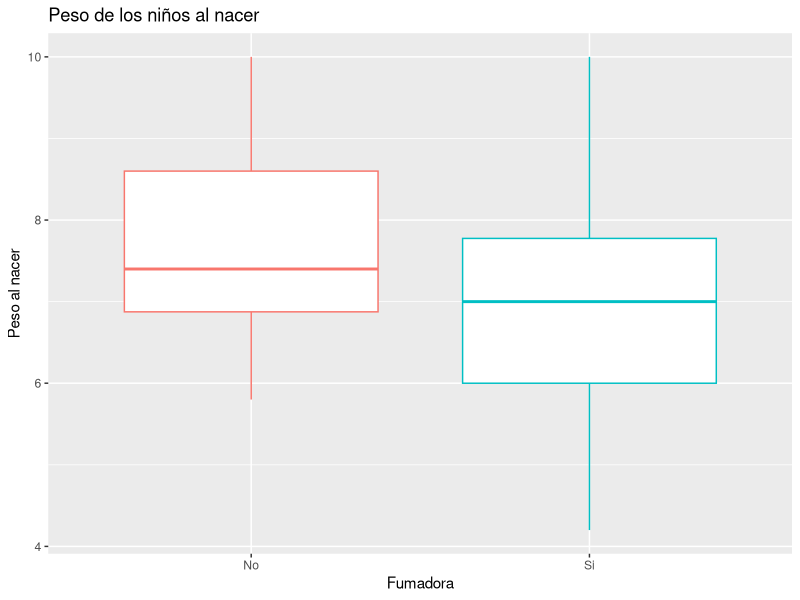
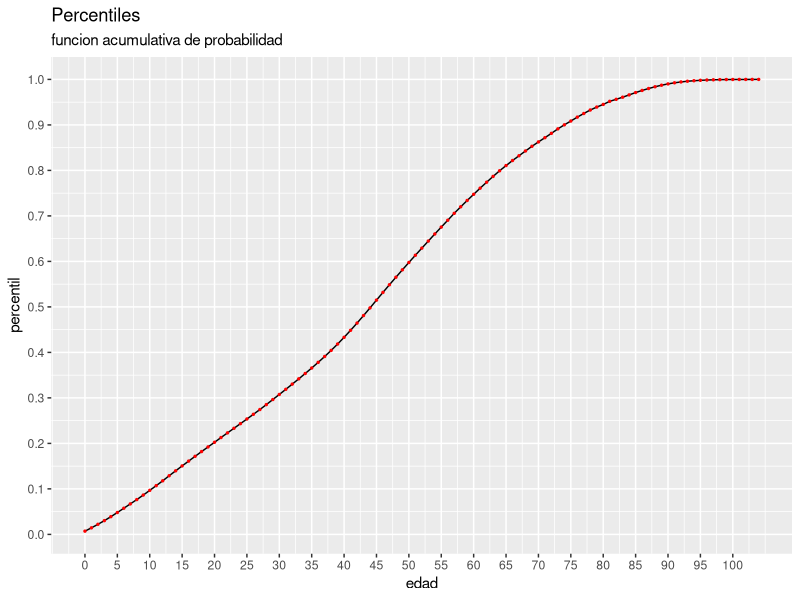

Here is the R script that generated these plots, in order:
## ---- chunk 1
peso_nacimiento <- read.csv("data/birthweight_reduced.csv", stringsAsFactors = T) 
head(peso_nacimiento) 
## ---- chunk 2
peso_nacimiento <- peso_nacimiento[,c('Birthweight','smoker')]
peso_nacimiento$smoker <- factor(peso_nacimiento$smoker, labels = c('No','Si'))
summary(peso_nacimiento)
## ---- chunk 3
peso_nacimiento_fumadora <- peso_nacimiento[peso_nacimiento$smoker=='Si', ]
paste("El peso medio de los bebes las madres fumadores es de:", round(mean(peso_nacimiento_fumadora$Birthweight),2))
paste("Los cuartiles serían:", paste(quantile(peso_nacimiento_fumadora$Birthweight,c(0.25,0.50,0.75)),collapse=', ') )
## ---- chunk 4
peso_nacimiento_no_fumadora <- peso_nacimiento[peso_nacimiento$smoker=='No', ]
paste("El peso medio de los bebes las madres NO fumadores es de:", round(mean(peso_nacimiento_no_fumadora$Birthweight),2))
paste("Los cuartiles serían:", paste(quantile(peso_nacimiento_no_fumadora$Birthweight,c(0.25,0.50,0.75)),collapse=', ') )
## ---- chunk 5
library(tidyverse)
peso_nacimiento |> group_by(smoker) |> summarise(media=mean(Birthweight),
                                                 q1=quantile(Birthweight,0.25),
                                                 mediana=median(Birthweight),
                                                 q3=quantile(Birthweight,0.75))

## ---- chunk 6
ggplot(peso_nacimiento, aes(x=smoker, y=Birthweight, color=smoker))+
  geom_boxplot()+
  theme(legend.position = 'none')+
  xlab("Fumadora")+ylab("Peso al nacer")+ggtitle("Peso de los niños al nacer")
## ---- chunk 7
poblacion_raw<-read.csv("data/9663bsc.csv",skip=0,fileEncoding="ISO-8859-1",header=T, sep=';',stringsAsFactor=F)
poblacion_raw |> 
  mutate(Total=as.numeric(gsub('\\.','',Total))) |>
  pivot_wider(names_from = Sexo, values_from = Total) |>
  mutate(edad=as.numeric(gsub('año(s|)','',Edad.simple))) |> 
  drop_na() |>
  rename(Total='Ambos sexos') |>
  arrange(edad) |>
  select(edad, Total, Hombres, Mujeres) -> poblacion

## ---- chunk 8
poblacion$pob_acumulada <- cumsum(poblacion$Total)
poblacion$percentil <- poblacion$pob_acumulada/sum(poblacion$Total)

ggplot(poblacion,aes(x=edad,y=percentil))+geom_line()+
  geom_point(color='red',size=0.5)+
  ggtitle("Percentiles", subtitle = "funcion acumulativa de probabilidad")+
  scale_y_continuous(breaks = seq(0,1,0.1))+
  scale_x_continuous(breaks = seq(0,102,5))
## ---- chunk 9
poblacion[which.min(abs(poblacion$percentil-0.5)),]$edad
## ---- chunk 10
mycusum <- function(x){
  x_sum<-seq(0, length.out=length(x))
  for (i in 1:length(x)){
    x_sum[i]<-sum(x[1:i])
  }
  x_sum
}
poblacion |> mutate(suma_acumulada=mycusum(Total))
